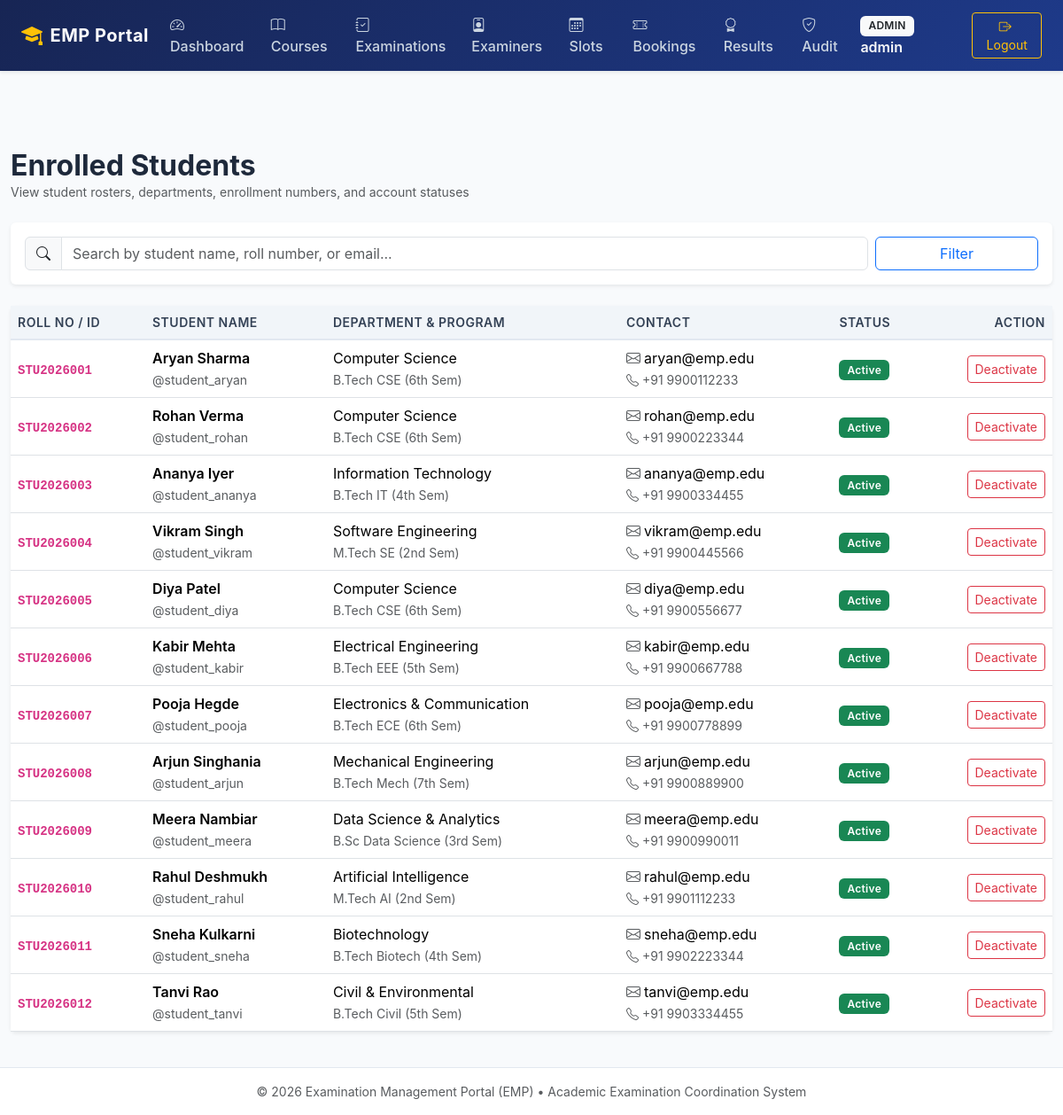
/admin/students (signed in), run on the app's committed database.
### tables this page shows
CREATE TABLE student_profiles (
    id INTEGER PRIMARY KEY AUTOINCREMENT,
    user_id INTEGER UNIQUE NOT NULL,
    student_id_number VARCHAR(50) UNIQUE NOT NULL,
    full_name VARCHAR(120) NOT NULL,
    department VARCHAR(100) NOT NULL,
    program VARCHAR(100) NOT NULL,
    phone VARCHAR(30),
    FOREIGN KEY (user_id) REFERENCES users(id) ON DELETE CASCADE
);

CREATE TABLE users (
    id INTEGER PRIMARY KEY AUTOINCREMENT,
    username VARCHAR(80) UNIQUE NOT NULL,
    email VARCHAR(120) UNIQUE NOT NULL,
    password_hash VARCHAR(255) NOT NULL,
    role VARCHAR(20) NOT NULL CHECK(role IN ('admin', 'examiner', 'student')),
    is_active INTEGER NOT NULL DEFAULT 1,
    created_at TIMESTAMP NOT NULL DEFAULT CURRENT_TIMESTAMP
);

### app/routes/admin.py (the view)
@admin_bp.route('/students')
def students():
    search = request.args.get('search')
    student_list = list_students(search=search)
    return render_template('admin/students.html', students=student_list, search=search)

### app/database.py (called while the page is built)
def get_db(db_path=None):
    if db_path is None:
        try:
            db_path = current_app.config['DATABASE_PATH']
        except RuntimeError:
            from app.config import Config
            db_path = Config.DATABASE_PATH
    try:
        if 'db' not in g:
            if db_path != ':memory:':
                os.makedirs(os.path.dirname(os.path.abspath(db_path)), exist_ok=True)
            conn = sqlite3.connect(db_path)
            conn.row_factory = sqlite3.Row
            conn.execute("PRAGMA foreign_keys = ON;")
            g.db = conn
        return g.db
    except RuntimeError:
        if db_path != ':memory:':
            os.makedirs(os.path.dirname(os.path.abspath(db_path)), exist_ok=True)
        conn = sqlite3.connect(db_path)
        conn.row_factory = sqlite3.Row
        conn.execute("PRAGMA foreign_keys = ON;")
        return conn

### app/routes/admin.py (called while the page is built)
@admin_bp.before_request
@role_required('admin')
def check_admin():
    pass

### app/services/auth_service.py (called while the page is built)
def list_students(search=None):
    db = get_db()
    query = """
        SELECT u.id, u.username, u.email, u.is_active, u.created_at,
               sp.student_id_number, sp.full_name, sp.department, sp.program, sp.phone
        FROM users u
        JOIN student_profiles sp ON u.id = sp.user_id
        WHERE u.role = 'student'
    """
    params = []
    if search:
        query += " AND (sp.full_name LIKE ? OR sp.student_id_number LIKE ? OR u.email LIKE ?)"
        wildcard = f"%{search}%"
        params.extend([wildcard, wildcard, wildcard])
    query += " ORDER BY sp.student_id_number ASC"
    return db.execute(query, params).fetchall()

### app/templates/admin/students.html (shortened to what this page needs)
{% extends "base.html" %}
{% block content %}
<div class="d-flex justify-content-between align-items-center mb-4">
    <div>
        <h2 class="fw-bold mb-0">Enrolled Students</h2>
        <p class="text-muted small mb-0">View student rosters, departments, enrollment numbers, and account statuses</p>
    </div>
</div>
<div class="card shadow-sm border-0 mb-4">
    <div class="card-body p-3">
        <form method="GET" action="{{ url_for('admin.students') }}" class="row g-2">
            <div class="col-md-10">
                <div class="input-group">
                    <span class="input-group-text"><i class="bi bi-search"></i></span>
                    <input type="text" class="form-control" name="search" placeholder="Search by student name, roll number, or email..." value="{{ search or '' }}">
                </div>
            </div>
            <div class="col-md-2 d-grid">
                <button type="submit" class="btn btn-outline-primary">Filter</button>
            </div>
        </form>
    </div>
</div>
<div class="card shadow-sm border-0">
    <div class="card-body p-0">
        <div class="table-responsive">
            <table class="table table-hover table-emp align-middle mb-0">
                <thead>
                    <tr>
                        <th>Roll No / ID</th>
                        <th>Student Name</th>
                        <th>Department & Program</th>
                        <th>Contact</th>
                        <th>Status</th>
                        <th class="text-end">Action</th>
                    </tr>
                </thead>
                <tbody>
                    {% for st in students %}
                    <tr>
                        <td class="fw-bold text-primary"><code>{{ st.student_id_number }}</code></td>
                        <td>
                            <div class="fw-semibold">{{ st.full_name }}</div>
                            <small class="text-muted">@{{ st.username }}</small>
                        </td>
                        <td>
                            <div>{{ st.department }}</div>
                            <small class="text-muted">{{ st.program }}</small>
                        </td>
                        <td>
                            <div><i class="bi bi-envelope me-1 text-muted"></i>{{ st.email }}</div>
                            {% if st.phone %}<small class="text-muted"><i class="bi bi-telephone me-1"></i>{{ st.phone }}</small>{% endif %}
                        </td>
                        <td>
                            {% if st.is_active %}
                                <span class="badge bg-success">Active</span>
                            {% else %}
                                <span class="badge bg-secondary">Deactivated</span>
                            {% endif %}
                        </td>
                        <td class="text-end">
                            <form method="POST" action="{{ url_for('admin.toggle_user_active', user_id=st.id) }}" class="d-inline">
                                <button type="submit" class="btn btn-sm {% if st.is_active %}btn-outline-danger{% else %}btn-outline-success{% endif %}"
                                        title="Toggle Account Activation">
                                    {% if st.is_active %}Deactivate{% else %}Activate{% endif %}
                                </button>
                            </form>
                        </td>
                    </tr>
                    {% else %}
                    <tr>
                        <td colspan="6" class="text-center py-4 text-muted">No student records found.</td>
                    </tr>
                    {% endfor %}
                </tbody>
            </table>
        </div>
    </div>
</div>
{% endblock %}

### app/static/css/style.css (style rules this page uses)
:root { --emp-primary: #1e3a8a; --emp-primary-dark: #172554; --emp-accent: #2563eb; --emp-bg: #f8fafc; --emp-card-bg: #ffffff; --emp-border: #e2e8f0; --emp-text: #1e293b; --emp-muted: #64748b; }
body { background-color: var(--emp-bg); color: var(--emp-text); font-family: -apple-system, BlinkMacSystemFont, "Segoe UI", Roboto, "Helvetica Neue", Arial, sans-serif; min-height: 100vh; display: flex; flex-direction: column; }
.table-emp th { background-color: #f1f5f9; color: #334155; font-weight: 600; font-size: 0.875rem; text-transform: uppercase; letter-spacing: 0.5px; border-bottom: 2px solid var(--emp-border); }
.table-emp td { vertical-align: middle; }
.badge { padding: 0.45em 0.75em; font-weight: 600; letter-spacing: 0.3px; }

### data on the page
student_profiles: student_id_number "STU2026001", full_name "Aryan Sharma", username "student_aryan", department "Computer Science", program "B.Tech CSE (6th Sem)", email "aryan@emp.edu", phone "+91 9900112233"
student_profiles: student_id_number "STU2026002", full_name "Rohan Verma", username "student_rohan", department "Computer Science", program "B.Tech CSE (6th Sem)", email "rohan@emp.edu", phone "+91 9900223344"
student_profiles: student_id_number "STU2026003", full_name "Ananya Iyer", username "student_ananya", department "Information Technology", program "B.Tech IT (4th Sem)", email "ananya@emp.edu", phone "+91 9900334455"
student_profiles: student_id_number "STU2026004", full_name "Vikram Singh", username "student_vikram", department "Software Engineering", program "M.Tech SE (2nd Sem)", email "vikram@emp.edu", phone "+91 9900445566"
student_profiles: student_id_number "STU2026005", full_name "Diya Patel", username "student_diya", department "Computer Science", program "B.Tech CSE (6th Sem)", email "diya@emp.edu", phone "+91 9900556677"
student_profiles: student_id_number "STU2026006", full_name "Kabir Mehta", username "student_kabir", department "Electrical Engineering", program "B.Tech EEE (5th Sem)", email "kabir@emp.edu", phone "+91 9900667788"
student_profiles: student_id_number "STU2026007", full_name "Pooja Hegde", username "student_pooja", department "Electronics & Communication", program "B.Tech ECE (6th Sem)", email "pooja@emp.edu", phone "+91 9900778899"
student_profiles: student_id_number "STU2026008", full_name "Arjun Singhania", username "student_arjun", department "Mechanical Engineering", program "B.Tech Mech (7th Sem)", email "arjun@emp.edu", phone "+91 9900889900"
student_profiles: student_id_number "STU2026009", full_name "Meera Nambiar", username "student_meera", department "Data Science & Analytics", program "B.Sc Data Science (3rd Sem)", email "meera@emp.edu", phone "+91 9900990011"
student_profiles: student_id_number "STU2026010", full_name "Rahul Deshmukh", username "student_rahul", department "Artificial Intelligence", program "M.Tech AI (2nd Sem)", email "rahul@emp.edu", phone "+91 9901112233"
student_profiles: student_id_number "STU2026011", full_name "Sneha Kulkarni", username "student_sneha", department "Biotechnology", program "B.Tech Biotech (4th Sem)", email "sneha@emp.edu", phone "+91 9902223344"
student_profiles: student_id_number "STU2026012", full_name "Tanvi Rao", username "student_tanvi", department "Civil & Environmental", program "B.Tech Civil (5th Sem)", email "tanvi@emp.edu", phone "+91 9903334455"

### other printed values
{{ current_user.role }} "ADMIN"
{{ current_user.username }} "admin"
